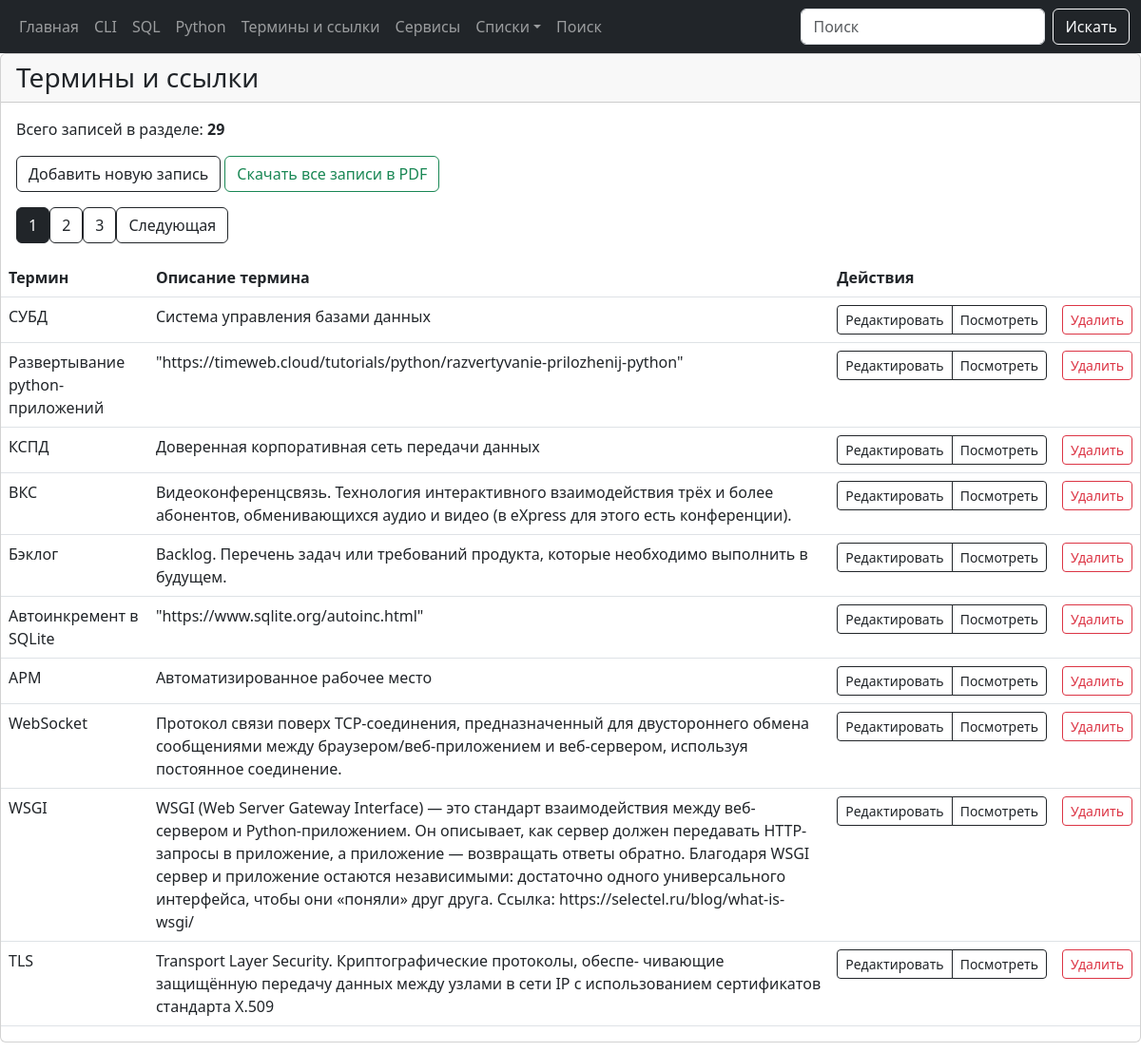
/wiki, run on the app's committed database.
### tables this page shows
CREATE TABLE [wiki] (
    [wiki_name] TEXT NOT NULL,
    [wiki_content] TEXT NOT NULL,
    [wiki_date_add] TIMESTAMP NULL DEFAULT CURRENT_TIMESTAMP,
    [wiki_date_edit] TEXT NULL,
    [wiki_id] INTEGER PRIMARY KEY NOT NULL
  );

### modules/wiki/wiki_list.py (the view)
@bp.route("/wiki")
def wiki_list_page():
    page = request.args.get('page', 1, type=int)
    conn = connect.get_db_connection()
    cur = conn.cursor()
    wiki_list_count = int(cur.execute("SELECT COUNT(*) FROM wiki").fetchone()[0])
    offset = (page - 1) * PER_PAGE
    wiki_list = conn.execute(
        "SELECT * FROM wiki ORDER BY 1 DESC LIMIT ? OFFSET ?",
        (PER_PAGE, offset)
    ).fetchall()
    conn.close()
    total_pages = (wiki_list_count + PER_PAGE - 1) // PER_PAGE
    return render_template("wiki/wiki_list.html",
                           wiki_list=wiki_list,
                           wiki_list_count=wiki_list_count,
                           page=page,
                           total_pages=total_pages,
                           )

### modules/connect.py (called while the page is built)
def get_db_connection():
    db_path = os.path.join(BASE_DIR, '../database.db')
    conn = sqlite3.connect(db_path, timeout=30)
    conn.row_factory = sqlite3.Row
    return conn

### templates/wiki/wiki_list.html (shortened to what this page needs)
{% extends "base.html" %}
{% block content %}
<div class="card mb-4">
    <div class="card-header h3">Термины и ссылки</div>
    <div class="card-body">
        <p class="card-text">Всего записей в разделе: <b>{{ wiki_list_count }}</b></p>
        <p class="card-text">
            <a href="{{ url_for('add_wiki.add_wiki') }}" class="btn btn-outline-dark">
                    Добавить новую запись</a>
            <a href="{{ url_for('wiki_list_page.wiki_download_pdf') }}" class="btn btn-outline-success">
              Скачать все записи в PDF
          </a>
        </p>
        <div class="pagination">
            {% for p in range(1, total_pages + 1) %}
            <a href="{{ url_for('wiki_list_page.wiki_list_page', page=p) }}"
                class="btn btn-outline-dark {% if p == page %}active{% endif %}">{{ p }}</a>
            {% endfor %}
            {% if page < total_pages %} <a
                href="{{ url_for('wiki_list_page.wiki_list_page', page=page+1) }}"
                class="btn btn-outline-dark">Следующая</a>
                {% endif %}
        </div>
    </div>
    <table class="table">
        <thead>
            <tr>
                <th>Термин</th>
                <th>Описание термина</th>
                <th colspan="2">Действия</th>
            </tr>
        </thead>
        <tbody>
            {% for wiki_list in wiki_list %}
            <tr>
                <td>{{ wiki_list['wiki_name'] }}</td>
                <td>{{ wiki_list['wiki_content'] }}</td>
                        <td>
                    <div class="btn-group" role="group" aria-label="Действия">
                        <a href="{{ url_for('edit_wiki.edit_wiki', wiki_id=wiki_list['wiki_id']) }}"
                            class="btn btn-outline-dark btn-sm">
                            Редактировать
                        </a>
                        <a href="{{ url_for('get_wiki.get_wiki', wiki_id=wiki_list['wiki_id']) }}"
                            class="btn btn-outline-dark btn-sm">
                            Посмотреть
                        </a>
                    </div>
                </td>
                <td>
                    <form
                        action="{{ url_for('delete_wiki.delete_wiki', wiki_id=wiki_list['wiki_id']) }}"
                        method="POST" class="d-inline">
                        <button type="submit" class="btn btn-outline-danger btn-sm"
                            onclick="return confirm('Вы точно уверены что хотите удалить запись?')">
                            Удалить</i>
                        </button>
                    </form>
                </td>
            </tr>
            {% endfor %}
        </tbody>
    </table>
</div>
{% endblock %}

### data on the page
wiki: wiki_name "СУБД", wiki_content "Система управления базами данных"
wiki: wiki_name "Развертывание python-приложений", wiki_content "\"https://timeweb.cloud/tutorials/python/razvertyvanie-prilozhenij-python\""
wiki: wiki_name "КСПД", wiki_content "Доверенная корпоративная сеть передачи данных"
wiki: wiki_name "ВКС", wiki_content "Видеоконференцсвязь. Технология интерактивного взаимодействия трёх и более абонентов, обменивающихся аудио и видео (в eXpress для этого есть конференции)."
wiki: wiki_name "Бэклог", wiki_content "Backlog. Перечень задач или требований продукта, которые необходимо выполнить в будущем."
wiki: wiki_name "Автоинкремент в SQLite", wiki_content "\"https://www.sqlite.org/autoinc.html\""
wiki: wiki_name "АРМ", wiki_content "Автоматизированное рабочее место"
wiki: wiki_name "WebSocket", wiki_content "Протокол связи поверх TCP-соединения, предназначенный для двустороннего обмена сообщениями между браузером/веб-приложением и веб-сервером, используя постоянное соединение."
wiki: wiki_name "WSGI", wiki_content "WSGI (Web Server Gateway Interface) — это стандарт взаимодействия между веб-сервером и Python-приложением. Он описывает, как сервер должен передавать HTTP-запросы в приложение, а приложение — возвращать ответы обратно. Благодаря WSGI сервер и приложение остаются независимыми: достаточно одного универсального интерфейса, чтобы они «поняли» друг друга. Ссылка: https://selectel.ru/blog/what-is-wsgi/"
wiki: wiki_name "TLS", wiki_content "Transport Layer Security. Криптографические протоколы, обеспе- чивающие защищённую передачу данных между узлами в сети IP с использованием сертификатов стандарта X.509"

### other printed values
{{ wiki_list_count }} "29"
{{ p }} "1" "2" "3"
